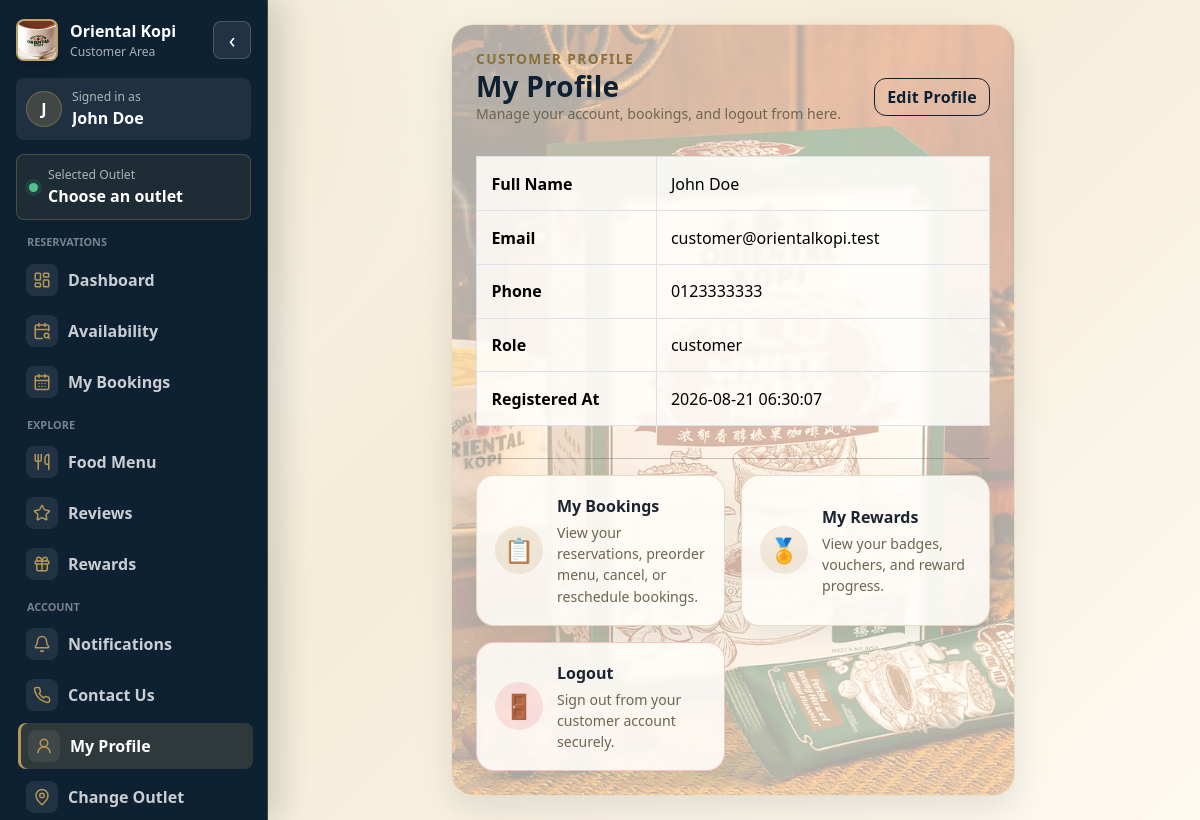
The page /view_profile.php (signed in) on the database its author committed.
### tables this page shows
CREATE TABLE users (
  user_id INT AUTO_INCREMENT PRIMARY KEY,
  full_name VARCHAR(100) NOT NULL,
  email VARCHAR(120) NOT NULL UNIQUE,
  phone VARCHAR(30),
  password_hash VARCHAR(255) NOT NULL,
  role ENUM('customer','admin','shop_owner') NOT NULL DEFAULT 'customer',
  created_at TIMESTAMP DEFAULT CURRENT_TIMESTAMP
);

### includes/functions.php (called while the page is built, shortened)
<?php
function h($value)
{
    return htmlspecialchars($value ?? '', ENT_QUOTES, 'UTF-8');
}

### view_profile.php (the view, shortened to what this page needs)
<?php
require_once 'includes/db.php';
require_once 'includes/functions.php';
$stmt = $pdo->prepare("SELECT full_name, email, phone, role, created_at FROM users WHERE user_id=?");
$stmt->execute([$_SESSION['user_id']]);
$user = $stmt->fetch();
include 'includes/header.php';
?>
<div class="row justify-content-center">
  <div class="col-md-8">
    <div class="card ok-card p-4 profile-bg-card">
      <div class="section-title">Customer Profile</div>
      <div class="d-flex justify-content-between align-items-center flex-wrap gap-2 mb-3">
        <div>
          <h3 class="mb-0">My Profile</h3>
          <p class="muted-small mb-0">Manage your account, bookings, and logout from here.</p>
        </div>
        <a href="edit_profile.php" class="btn btn-outline-dark">Edit Profile</a>
      </div>
      <table class="table table-bordered mt-3">
        <tr>
          <th style="width:35%">Full Name</th>
          <td><?= h($user['full_name']) ?></td>
        </tr>
        <tr>
          <th>Email</th>
          <td><?= h($user['email']) ?></td>
        </tr>
        <tr>
          <th>Phone</th>
          <td><?= h($user['phone'] ?: '-') ?></td>
        </tr>
        <tr>
          <th>Role</th>
          <td><?= h($user['role']) ?></td>
        </tr>
        <tr>
          <th>Registered At</th>
          <td><?= h($user['created_at']) ?></td>
        </tr>
      </table>
      <hr>
      <div class="row g-3">
        <div class="col-md-6">
          <a href="my_bookings.php" class="profile-action-card">
            <div class="profile-action-icon">📋</div>
            <div>
              <strong>My Bookings</strong>
              <p>View your reservations, preorder menu, cancel, or reschedule bookings.</p>
            </div>
          </a>
        </div>
        <div class="col-md-6">
          <a href="rewards.php" class="profile-action-card">
            <div class="profile-action-icon">🏅</div>
            <div>
              <strong>My Rewards</strong>
              <p>View your badges, vouchers, and reward progress.</p>
            </div>
          </a>
        </div>
        <div class="col-md-6">
          <a href="logout.php" class="profile-action-card logout-profile-card">
            <div class="profile-action-icon">🚪</div>
            <div>
              <strong>Logout</strong>
              <p>Sign out from your customer account securely.</p>
            </div>
          </a>
        </div>
      </div>
    </div>
  </div>
</div>
<?php include 'includes/footer.php'; ?>

### assets/style.css (style rules this page uses)
:root { --ok-navy: #0e2133; --ok-navy-2: #152d45; --ok-gold: #b49755; --ok-gold-dark: #8b7138; --ok-cream: #f6f0df; --ok-paper: #fffaf0; --ok-ink: #1b2430; --ok-muted: #6d654f; }
* { box-sizing: border-box }
body { background: radial-gradient(circle at top left, rgba(180, 151, 85, .22), transparent 32%), linear-gradient(135deg, #fbf7ec 0%, #f4ecd8 45%, #fffaf1 100%); color: var(--ok-ink); font-family: system-ui, -apple-system, BlinkMacSystemFont, "Segoe UI", sans-serif; }
.ok-card { border-radius: 22px; border: 1px solid rgba(180, 151, 85, .28); box-shadow: 0 14px 34px rgba(14, 33, 51, .10); background: rgba(255, 250, 240, .96); }
h1, h2, h3, h4, h5 { font-weight: 800; color: var(--ok-navy); letter-spacing: .2px }
.section-title { font-size: .86rem; text-transform: uppercase; letter-spacing: 1.4px; color: var(--ok-gold-dark); font-weight: 800 }
.btn { border-radius: 12px; font-weight: 700; letter-spacing: .2px }
.btn-outline-dark { border-color: var(--ok-navy); color: var(--ok-navy) }
.table { --bs-table-bg: transparent }
.table td, .table th { vertical-align: middle; padding: .9rem }
.muted-small { font-size: .88rem; color: var(--ok-muted) }
.profile-action-card { display: flex; align-items: center; gap: 14px; height: 100%; padding: 18px; border-radius: 18px; background: #fffdfa; border: 1px solid rgba(180, 151, 85, .3); text-decoration: none; color: var(--ok-ink); box-shadow: 0 10px 24px rgba(14, 33, 51, .08); transition: transform .2s ease, box-shadow .2s ease, border-color .2s ease; }
.profile-action-icon { width: 48px; height: 48px; display: grid; place-items: center; border-radius: 50%; background: rgba(180, 151, 85, .16); font-size: 1.5rem; flex-shrink: 0; }
.profile-action-card p { margin: 4px 0 0; color: var(--ok-muted); font-size: .88rem; }
.logout-profile-card { border-color: rgba(220, 53, 69, .25); }
.logout-profile-card .profile-action-icon { background: rgba(220, 53, 69, .12); }
.profile-bg-card { position: relative !important; overflow: hidden !important; background: rgba(255, 250, 240, 0.92) !important; }
.profile-bg-card::before { content: ""; position: absolute; inset: 0; background-image: url("./images/kopi-right.jpg"); background-size: cover; background-position: center; opacity: 0.30; z-index: 0; pointer-events: none; }
.profile-bg-card>* { position: relative; z-index: 1; }
.profile-bg-card table, .profile-bg-card .profile-action-card { background: rgba(255, 253, 250, 0.88) !important; backdrop-filter: blur(2px); }

### rows shown on the page
users: full_name "John Doe", email "customer@orientalkopi.test", phone "0123333333", role "customer", created_at "2026-08-21 06:30:07"

### other values the page prints
$customerSidebarInitial "J"
$customerSidebarName "John Doe"
$customerSidebarOutlet "Choose an outlet"
$group['label'] "RESERVATIONS"
$link['label'] "Dashboard"
$link['label'] "Availability"
$link['label'] "My Bookings"
$group['label'] "EXPLORE"
$link['label'] "Food Menu"
$link['label'] "Reviews"
$link['label'] "Rewards"
$group['label'] "ACCOUNT"
$link['label'] "Notifications"
$link['label'] "Contact Us"
$link['label'] "My Profile"
